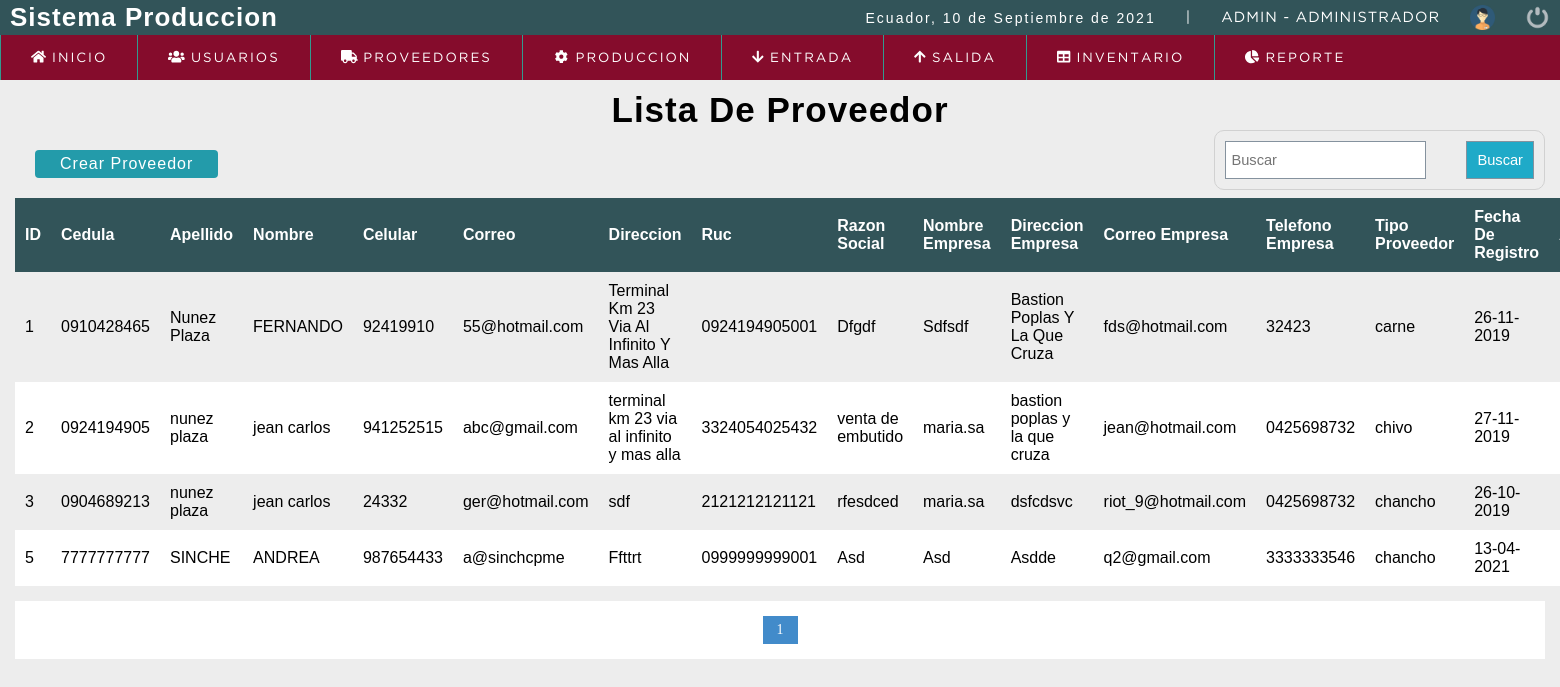
/sistema/pruebas/busquedaunificada.php (signed in), run on the app's committed database.
### tables this page shows
CREATE TABLE `proveedor` (
  `id_prov` int(11) NOT NULL,
  `ced_pro` varchar(10) NOT NULL,
  `ape_pro` varchar(50) NOT NULL,
  `nom_pro` varchar(50) NOT NULL,
  `cel_pro` int(10) NOT NULL,
  `cor_pro` text NOT NULL,
  `dir_pro` text NOT NULL,
  `ruc_emp` varchar(13) NOT NULL,
  `raz_emp` text NOT NULL,
  `nom_emp` varchar(20) NOT NULL,
  `dir_emp` text NOT NULL,
  `cor_emp` text NOT NULL,
  `tel_emp` varchar(10) NOT NULL,
  `id_tip_emp` int(5) NOT NULL,
  `fech_reg_pro` datetime NOT NULL DEFAULT current_timestamp(),
  `id_usu` int(11) NOT NULL,
  `estado` int(11) NOT NULL DEFAULT 1
);

CREATE TABLE `tipo_empresa` (
  `id_tip_emp` int(5) NOT NULL,
  `nom_tip_emp` varchar(25) NOT NULL
);

### sistema/pruebas/busquedaunificada.php (the view, shortened to what this page needs)
<?php
include "conexion.php";
?>
<!DOCTYPE html>
<html lang="en">
<head>
    <?php include "includes/scripts.php"; ?>
</head>
<body>
    <?php include "includes/header.php"; ?>
    <section id="container">
        <?php
        if(isset($_GET['busqueda'])){
            $busqueda = ucwords($_REQUEST['busqueda']);
         }else{
             $busqueda = "";
         }
        ?>
        <h1>Lista De Proveedor</h1>
        <a href="proveedor.php" class="btn_nusuario">Crear Proveedor</a>
        <form action="busquedaunificada.php" method="GET" class="form_buscar">
            <input type="text" name="busqueda" id="busqueda" placeholder="Buscar" value="<?php echo $busqueda; ?>">
            <input type="submit" value="Buscar" class="btn_buscar" style="width: auto; padding: 10px;">
        </form>
            <table>
                <tr>
                    <th>ID</th>
                    <th>Cedula</th>
                    <th>Apellido</th>
                    <th>Nombre</th>
                    <th>Celular</th>
                    <th>Correo</th>
                    <th>Direccion</th>
                    <th>Ruc</th>
                    <th>Razon Social</th>
                    <th>Nombre Empresa</th>
                    <th>Direccion Empresa</th>
                    <th>Correo Empresa</th>
                    <th>Telefono Empresa</th>
                    <th>Tipo Proveedor</th>
                    <th>Fecha De Registro</th>
                    <th>Acciones</th>
                </tr>
                <?php
                $rol = '';
                $sql_registe = mysqli_query($conexion, "SELECT COUNT(*) as total_registro FROM proveedor
	    		WHERE (id_prov LIKE '%$busqueda%'
	    		OR ced_pro LIKE '%$busqueda%'
	    		OR ape_pro LIKE '%$busqueda%'
	    		OR nom_pro LIKE '%$busqueda%'
	    		OR cel_pro LIKE '%$busqueda%'
	    		OR cor_pro LIKE '%$busqueda%'
	    		OR dir_pro LIKE '%$busqueda%'
	    		OR ruc_emp LIKE '%$busqueda%'
	    		OR raz_emp LIKE '%$busqueda%'
	    		OR nom_emp LIKE '%$busqueda%'
	    		OR dir_emp LIKE '%$busqueda%'
	    		OR cor_emp LIKE '%$busqueda%'
	    		OR tel_emp LIKE '%$busqueda%'
	    		$rol) AND estado = 1");
                $result_register = mysqli_fetch_array($sql_registe);
                $total_registro = $result_register['total_registro'];
                $por_pagina = 10;
                if (empty($_GET['pagina'])) {
                    $pagina = 1;
                } else {
                    $pagina = $_GET['pagina'];
                }
                $desde = ($pagina - 1) * $por_pagina;
                $total_paginas = ceil($total_registro / $por_pagina);
                $query = mysqli_query($conexion, "SELECT  u.id_prov, u.ced_pro, u.ape_pro, u.nom_pro, u.cel_pro, u.cor_pro, u.dir_pro, u.ruc_emp, u.raz_emp, u.nom_emp, u.dir_emp, u.cor_emp, u.tel_emp, t.nom_tip_emp, u.fech_reg_pro FROM proveedor u INNER JOIN tipo_empresa t ON u.id_tip_emp = t.id_tip_emp
	    		WHERE (
	    		    u.id_prov LIKE '%$busqueda%'
		    	 OR u.ced_pro LIKE '%$busqueda%'
		    	 OR u.ape_pro LIKE '%$busqueda%'
		    	 OR u.nom_pro LIKE '%$busqueda%'
		    	 OR u.cel_pro LIKE '%$busqueda%'
		    	 OR u.cor_pro LIKE '%$busqueda%'
		    	 OR u.dir_pro LIKE '%$busqueda%'
		    	 OR u.ruc_emp LIKE '%$busqueda%'
		    	 OR u.raz_emp LIKE '%$busqueda%'
		    	 OR u.nom_emp LIKE '%$busqueda%'
		    	 OR u.dir_emp LIKE '%$busqueda%'
		    	 OR u.cor_emp LIKE '%$busqueda%'
		    	 OR u.tel_emp LIKE '%$busqueda%'
		    	 OR	u.fech_reg_pro LIKE '%$busqueda%'
		    	 OR	t.nom_tip_emp LIKE '%$busqueda%')
	    		  AND estado = 1 ORDER BY u.id_prov ASC LIMIT $desde,$por_pagina");
                $result = mysqli_num_rows($query);
                if ($result > 0) {
                    while ($data = mysqli_fetch_array($query)) {
                        $formato_fe = 'Y-m-d H:i:s';
                        $fecha = DateTime::createFromFormat($formato_fe, $data["fech_reg_pro"]);
                ?>
                        <tr>
                            <td><?php echo $data["id_prov"]; ?></td>
                            <td><?php echo $data["ced_pro"]; ?></td>
                            <td><?php echo $data["ape_pro"]; ?></td>
                            <td><?php echo $data["nom_pro"]; ?></td>
                            <td><?php echo $data["cel_pro"]; ?></td>
                            <td><?php echo $data["cor_pro"]; ?></td>
                            <td><?php echo $data["dir_pro"]; ?></td>
                            <td><?php echo $data["ruc_emp"]; ?></td>
                            <td><?php echo $data["raz_emp"]; ?></td>
                            <td><?php echo $data["nom_emp"]; ?></td>
                            <td><?php echo $data["dir_emp"]; ?></td>
                            <td><?php echo $data["cor_emp"]; ?></td>
                            <td><?php echo $data["tel_emp"]; ?></td>
                            <td><?php echo $data["nom_tip_emp"]; ?></td>
                            <td><?php echo $fecha->format('d-m-Y'); ?></td>
                            <td>
                            </td>
                        </tr>
                <?php
                    }
                }
                ?>
            </table>
            <?php
            if ($total_registro != 0) {
            ?>
                <div class="pagina">
                    <ul>
                        <?php
                        for ($i = 1; $i <= $total_paginas; $i++) {
                            if ($i == $pagina) {
                                echo '<li class="pageSelected">' . $i . '</li>';
                            } else {
                                echo '<li><a href="?pagina=' . $i . '&busqueda=' . $busqueda . '">' . $i . '</a></li>';
                            }
                        }
                        ?>
                    </ul>
                </div>
    <?php } ?>
    </section>
</body>
</html>

### sistema/css/style.css (style rules this page uses)
* { margin: 0; padding: 0; box-sizing: border-box; }
body { background: #ededed; }
h1, h2, h3, h4, h5, h6 { font-family: 'arial'; font-weight: bold; letter-spacing: 1px; }
h1 { font-size: 26px; }
a { text-decoration: none; font-family: arial; letter-spacing: 1px; }
#container { padding: 90px 15px 15px; }
#container h1 { font-size: 35px; display: block; text-align: center; }
.btn_nusuario { display: inline-block; background: #239baa; color: #FFF; padding: 5px 25px; border-radius: 4px; margin: 20px }
form { background: #fff; margin: auto; padding: 20px 50px; border: 1px solid #d1d1d1; display: grid; grid-template-columns: 1fr 1fr; grid-gap: 30px; }
table { border-collapse: collapse; font-size: 12pt; font-family: 'Arial'; width: 100% }
table th { text-align: left; padding: 10px; background: #325459; color: #FFF; }
table tr:nth-child(odd) { background: #FFF; }
table td { padding: 10px; }
.pagina ul { padding: 15px; list-style: none; background: #FFF; margin-top: 15px; display: -webkit-flex; display: -moz-flex; display: -ms-flex; display: -o-flex; display: flex; justify-content: center; }
.pagina a, .pageSelected { color: #428bca; border: 1px solid #ddd; padding: 5px; display: inline-block; font-size: 14px; text-align: center; width: 35px; }
.pageSelected { color: #FFF; background: #428bca; border: 1px solid #428bca; }
.form_buscar { display: -webkit-flex; display: -moz-flex; display: -ms-flex; display: -o-flex; display: flex; float: right; background: initial; padding: 10px; border-radius: 10px; }
.form_buscar input { display: block; width: 100%; font-size: 11pt; padding: 5px; border: 1px solid #85929e; }
.btn_buscar { background: #1faac8; color: #FFF; padding: 0 20px; border: 0; cursor: pointer; margin-left: 10px; }

### data on the page
proveedor: id_prov "1", ced_pro "0910428465", ape_pro "Nunez Plaza", nom_pro "FERNANDO", cel_pro "92419910", cor_pro "55@hotmail.com", dir_pro "Terminal Km 23 Via Al Infinito Y Mas Alla", ruc_emp "0924194905001", raz_emp "Dfgdf", nom_emp "Sdfsdf", dir_emp "Bastion Poplas Y La Que Cruza", cor_emp "fds@hotmail.com", tel_emp "32423", id_tip_emp.nom_tip_emp "carne", fech_reg_pro "26-11-2019"
proveedor: id_prov "2", ced_pro "0924194905", ape_pro "nunez plaza", nom_pro "jean carlos", cel_pro "941252515", cor_pro "abc@gmail.com", dir_pro "terminal km 23 via al infinito y mas alla", ruc_emp "3324054025432", raz_emp "venta de embutido", nom_emp "maria.sa", dir_emp "bastion poplas y la que cruza", cor_emp "jean@hotmail.com", tel_emp "0425698732", id_tip_emp.nom_tip_emp "chivo", fech_reg_pro "27-11-2019"
proveedor: id_prov "3", ced_pro "0904689213", ape_pro "nunez plaza", nom_pro "jean carlos", cel_pro "24332", cor_pro "ger@hotmail.com", dir_pro "sdf", ruc_emp "2121212121121", raz_emp "rfesdced", nom_emp "maria.sa", dir_emp "dsfcdsvc", cor_emp "riot_9@hotmail.com", tel_emp "0425698732", id_tip_emp.nom_tip_emp "chancho", fech_reg_pro "26-10-2019"
proveedor: id_prov "5", ced_pro "7777777777", ape_pro "SINCHE", nom_pro "ANDREA", cel_pro "987654433", cor_pro "a@sinchcpme", dir_pro "Ffttrt", ruc_emp "0999999999001", raz_emp "Asd", nom_emp "Asd", dir_emp "Asdde", cor_emp "q2@gmail.com", tel_emp "3333333546", id_tip_emp.nom_tip_emp "chancho", fech_reg_pro "13-04-2021"

### other printed values
fechaC() "10 de Septiembre de 2021"
$_SESSION['user'] "ADMIN"
$rol "ADMINISTRADOR"
